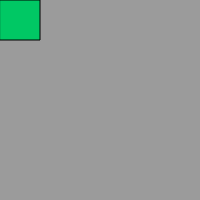
Frame 1 (no input)
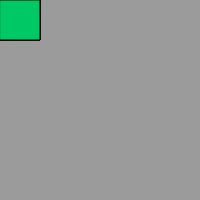
Frame 60 (no input)
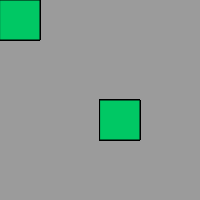
Frame 120 (the mouse pressed at the canvas centre since frame 60)

The p5.js sketch that drew these frames (run headless with seeded random() and noise() and a simulated clock; from frame 60 on, the mouse is pressed at the canvas centre):

// p5.js sketch
// ── sketch.js
function setup() {
  createCanvas(200, 200);
  background(155);
}

function draw() {
  fill(0, 200, 100);
  rect(mouseX, mouseY, 40, 40);
}
